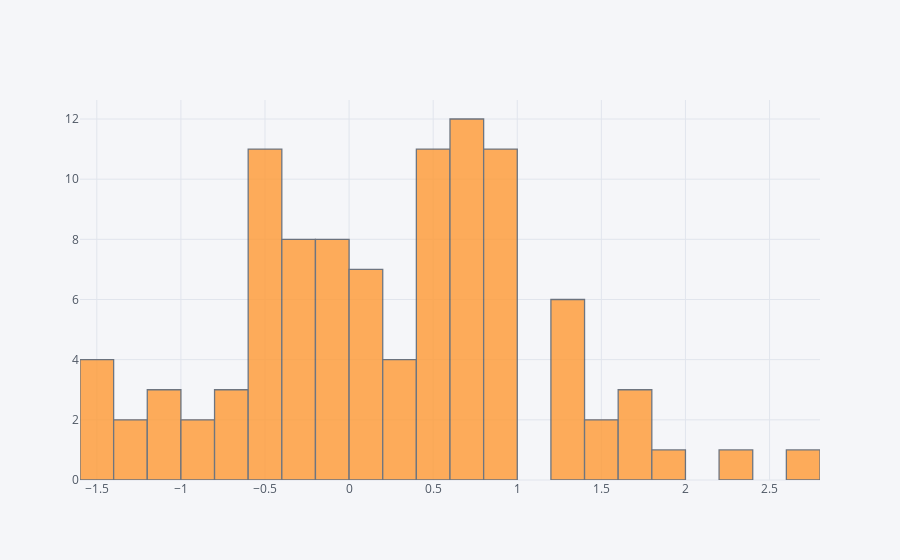

The code cell stored with this chart in its notebook:
### Markdown cell above
## histogram

### Code cell
df['A'].iplot(kind='hist',bins=25)

### Figure 1 — Plotly figure (JSON) as saved in the notebook; plotly's stock layout.template omitted (floating-point values rounded to 4 significant figures)
{"data": [{"histfunc": "count", "histnorm": "", "marker": {"color": "rgba(255, 153, 51, 1.0)", "line": {"color": "#4D5663", "width": 1.3}}, "name": "A", "nbinsx": 25, "opacity": 0.8, "orientation": "v", "type": "histogram", "uid": "bf0c0895-453b-4012-89e8-6a1ae212bb56", "x": [-1.031, 0.6601, -1.333, 0.3082, 1.317, -0.5114, -1.408, -1.252, 0.8215, 0.4073, 0.2816, 2.202, -0.6379, -0.3744, -0.2847, 0.7939, 0.4822, 0.05286, -0.2423, 0.8194, 0.4262, 0.7696, 1.852, -0.6134, 1.215, -0.5005, 2.749, -1.456, 0.5048, 0.5858, 1.202, 0.4558, -0.3354, -0.5934, -0.4932, 0.6429, -0.2542, 0.08423, 1.568, 1.625, -0.1916, 1.34, -0.9224, -0.008113, 0.6994, -0.177, 0.4531, -1.088, -0.04974, -0.5534, -1.457, -0.348, 0.4446, 0.7608, 0.4267, 0.6244, 0.7597, -1.419, -0.159, -0.5228, -0.5051, 0.7756, -0.2276, 0.05556, 0.67, -0.4354, 0.06443, -0.9484, -0.009129, 0.805, 0.835, 0.8971, -1.017, 0.1708, 1.442, 0.1203, 1.337, 0.6541, 0.9824, -0.6632, 0.9389, 0.3683, 0.9868, -0.5225, 0.8952, 0.8404, 1.76, 0.9466, 0.2655, 1.68, -0.3053, 0.5499, 0.1061, -0.1989, -0.5121, 0.5586, -0.4736, 0.7782, -0.1351, 1.212]}], "layout": {"barmode": "overlay", "legend": {"bgcolor": "#F5F6F9", "font": {"color": "#4D5663"}}, "paper_bgcolor": "#F5F6F9", "plot_bgcolor": "#F5F6F9", "title": {"font": {"color": "#4D5663"}}, "xaxis": {"gridcolor": "#E1E5ED", "showgrid": true, "tickfont": {"color": "#4D5663"}, "title": {"font": {"color": "#4D5663"}, "text": ""}, "zerolinecolor": "#E1E5ED"}, "yaxis": {"gridcolor": "#E1E5ED", "showgrid": true, "tickfont": {"color": "#4D5663"}, "title": {"font": {"color": "#4D5663"}, "text": ""}, "zerolinecolor": "#E1E5ED"}}}
